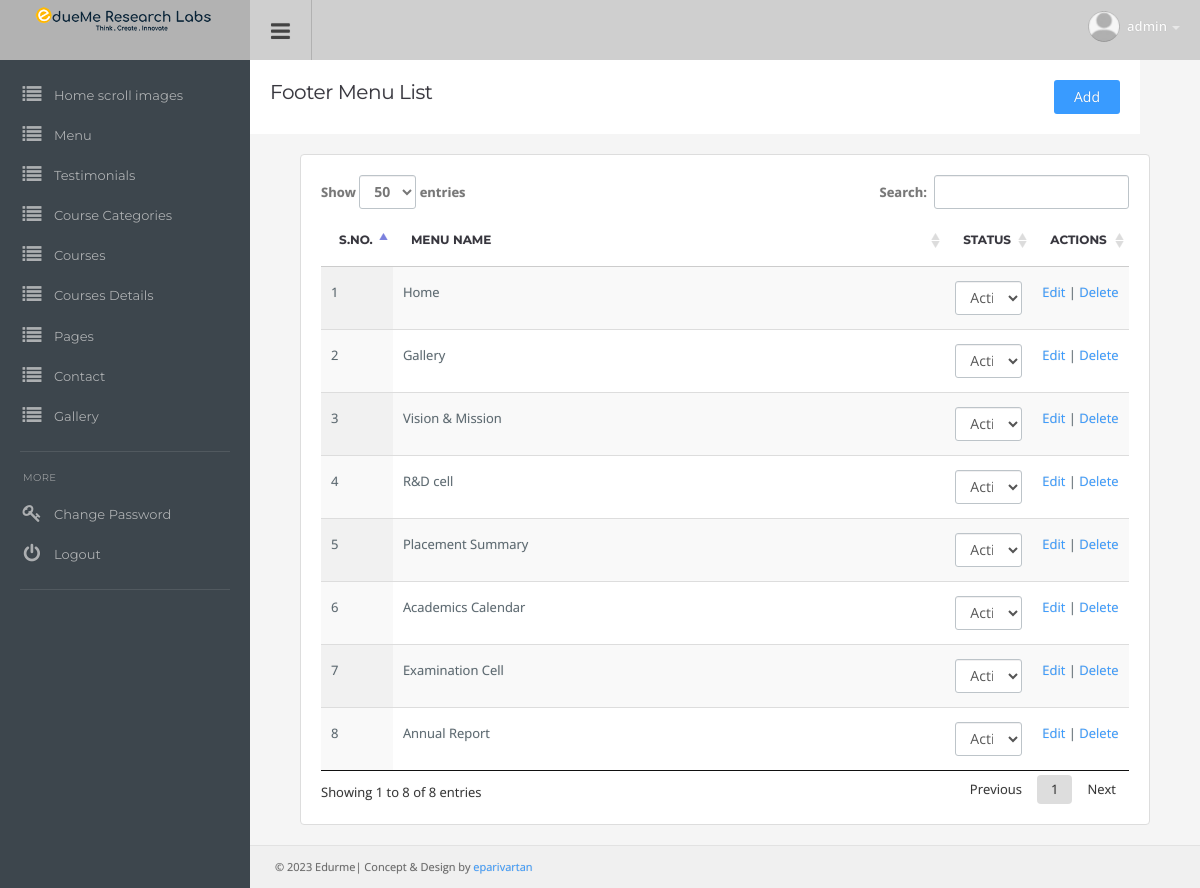
The app's page /admin/footermenu.php (signed in) with its own data.
### tables this page shows
CREATE TABLE `tbl_mjcet_footer_menu` (
  `menuId` int(11) NOT NULL,
  `menuSulg` varchar(200) NOT NULL,
  `menuName` varchar(25) NOT NULL,
  `menuOrder` int(11) NOT NULL,
  `status` varchar(11) NOT NULL,
  `addOn` timestamp NOT NULL DEFAULT current_timestamp()
);

### admin/footermenu.php (the view, shortened to what this page needs)
<?php
include "../includes/DB.php";
$sqlfaq = "SELECT * FROM tbl_mjcet_footer_menu ORDER BY menuOrder";
$res_faq =  mysqli_query($con,$sqlfaq);
?>
<!DOCTYPE html>
<html lang="en">
  <head>
  <link href="css/root.css" rel="stylesheet">
  </head>
  <body>
  <?php include 'topmenu.php';?>
<?php include 'sidemenu.php'; ?>
<div class="content">
	<div class="page-header" style="width: 100%; overflow: hidden;">
		<div style="width: 600px; float: left;"> <h1 class="title" >Footer Menu List</h1> </div>
		<div style="float: right;"><a class="btn btn-default" href="add_footermenu.php">Add</a></div>
 	</div>
<div class="container-padding">
  <div class="row">
    <div class="col-md-12">
      <div class="panel panel-default">
        <div class="panel-body table-responsive">
            <table id="example0" class="table display">
                <thead>
                    <tr>
                        <th>S.No.</th>
                        <th>Menu Name</th>
                        <th>Status</th>
                        <th>Actions</th>
                    </tr>
                </thead>
                <tbody>
                <?php
					$i=1;
				while($row_faq = mysqli_fetch_object($res_faq)){?>
                    <tr>
                        <td width="5%"><?php echo $i;?></td>
                        <td width="65%"><?php echo stripslashes($row_faq->menuName);?></td>
						<td width="8%">
							<?php
								if($row_faq->status==1){
									$sel = "selected";
								}elseif($row_faq->status==0){
									$sel = "";
									$unsel = "selected";
								}
							?>
							<select class="form-control" name="statchnage" >
								<option  value="1r<?= $row_faq->menuId?>" <?=$sel?> >Active</option>
							</select>
						</td>
                        <td width="10%">
							<a href="edit_footermenu.php?eid=<?php echo $row_faq->menuId;?>">Edit</a> |
							<a class="delete" href="javascript:void(0)" data-id="<?php echo $row_faq->menuId;?>">Delete</a>
						</td>
                    </tr>
                   <?php $i++; } ?>
                </tbody>
            </table>
        </div>
      </div>
    </div>
  </div>
</div>
<?php include 'footer.php'; ?>
</div>
</body>
</html>

### admin/css/style.css (style rules this page uses)
body { background: #3D464D; color: #58666E; margin: 0; line-height: 1.7em; overflow-x: hidden; font-size: 13px; font-family: 'Open Sans', sans-serif; outline: 0; text-Shadow: 0 0 1px rgba(0, 0, 0, 0.2); }
a { color: #399BFF; text-decoration: none; }
.col-xs-1, .col-sm-1, .col-md-1, .col-lg-1, .col-xs-2, .col-sm-2, .col-md-2, .col-lg-2, .col-xs-3, .col-sm-3, .col-md-3, .col-lg-3, .col-xs-4, .col-sm-4, .col-md-4, .col-lg-4, .col-xs-5, .col-sm-5, .col-md-5, .col-lg-5, .col-xs-6, .col-sm-6, .col-md-6, .col-lg-6, .col-xs-7, .col-sm-7, .col-md-7, .col-lg-7, .col-xs-8, .col-sm-8, .col-md-8, .col-lg-8, .col-xs-9, .col-sm-9, .col-md-9, .col-lg-9, .col-xs-10, .col-sm-10, .col-md-10, .col-lg-10, .col-xs-11, .col-sm-11, .col-md-11, .col-lg-11, .col-xs-12, .col-sm-12, .col-md-12, .col-lg-12 { padding-right: 15px; padding-left: 15px; }
.row { margin-right: -15px; margin-left: -15px; }
.container-padding { padding-left: 20px; padding-right: 20px; }
.content { padding-left: 30px; padding-right: 30px; padding-top: 80px; margin-left: 250px; background: #F5F5F5; }
.page-header { background: #fff; margin: -20px -30px 20px -30px; padding: 20px; border-bottom: none; position: relative; }
.page-header .title { padding: 0; margin: 0; font-family: 'Montserrat', sans-serif; font-size: 20px; line-height: normal; font-weight: normal; color: #37363E; padding-bottom: 6px; }
h1, h2, h3, h4, h5, h6, .h1, .h2, .h3, .h4, .h5, .h6 { font-family: inherit; font-weight: 400; line-height: 1.6; color: #37363E; }
h1, .h1, h2, .h2, h3, .h3 { margin-top: 20px; margin-bottom: 10px; letter-spacing: -0.02em; }
h1, .h1 { font-size: 2.25em; }
.btn { font-size: 14px; padding: 7px 20px 7px 20px; border: none; background: #E4E4E4; color: inherit; border-radius: 3px; }
.btn-default { background-color: #399BFF; color: #fff; }
input, select { height: 34px; border-radius: 3px; padding-left: 10px; font-size: 14px; background: #fff; border: 1px solid #BDC4C9; box-shadow: inset 0px 1px 0px #F1F0F1; }
.form-control { height: 34px; border-radius: 3px; padding-left: 10px; font-size: 14px; background: #fff; border: 1px solid #BDC4C9; display: block; box-shadow: inset 0px 1px 0px #F1F0F1; }
.panel { box-shadow: none; border: 1px solid #e5e5e5; background: #fff; padding: 20px; margin-bottom: 20px; position: relative; }
.panel-body, .panel-heading { padding: 0; color: inherit; background-color: transparent; border-color: none; }
.panel-default { border-color: #ddd; }
.table { margin: 0; }
thead { font-weight: 600; font-family: 'Montserrat', sans-serif; text-transform: uppercase; font-size: 12px; color: #37363E; }
table td { display: table-cell; vertical-align: middle; }
.table > thead > tr > th, .table > tbody > tr > th, .table > tfoot > tr > th, .table > thead > tr > td, .table > tbody > tr > td, .table > tfoot > tr > td { padding: 15px; line-height: 1.7; }

### records on screen
tbl_mjcet_footer_menu: menuName "Home"
tbl_mjcet_footer_menu: menuName "Gallery"
tbl_mjcet_footer_menu: menuName "Vision & Mission"
tbl_mjcet_footer_menu: menuName "R&D cell"
tbl_mjcet_footer_menu: menuName "Placement Summary"
tbl_mjcet_footer_menu: menuName "Academics Calendar"
tbl_mjcet_footer_menu: menuName "Examination Cell"
tbl_mjcet_footer_menu: menuName "Annual Report"

### other values on screen
$_SESSION['admin_rquest_name'] "admin"
